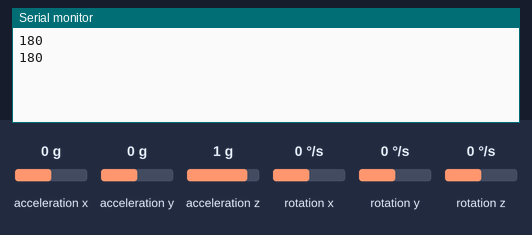
Simulated run of this sketch. Board: Arduino Uno, built with avr-gcc and run on an emulated ATmega328P. On the bench: the last lines printed to the serial monitor. Inputs (shaded band) come from the test bench; at power-on: rotation z 0 °/s, acceleration x 0 g, acceleration y 0 g, acceleration z 1 g, rotation x 0 °/s, rotation y 0 °/s.

Above: at 1.2 s.
1.3 s: rotation z set to -192 °/s
At 2.6 s:
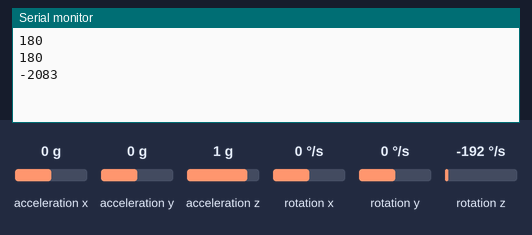
2.8 s: rotation z set to -100 °/s
At 3.8 s:
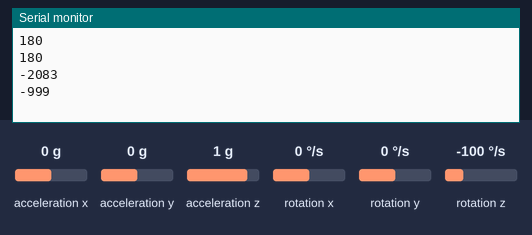
Timing chart, 0 to 5.8 s (numbered marks = the images above; inputs shaded):
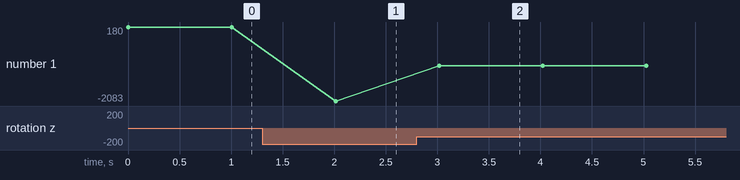

The sketch:

mpu_test.ino
```cpp
#include <Wire.h>
#include <I2Cdev.h>
#include <MPU6050.h>

MPU6050  car ;

int16_t ax , ay , az ;
int16_t gx , gy , gz ;


void setup() {
  Serial.begin(9600);
  car.initialize();

}

void loop() {
  car.getMotion6(&ax, &ay, &az, &gx, &gy, &gz);
  gz = map(gz, -2000, 2000  , -500  , 500);
  int x =map(gz, -500  , 500 ,0 ,360);
  Serial.println(x);
delay(1000);
}
```

Measured:
- after the input at 1.3 s, the serial monitor: prints a new line after 0.71 s (image 1)
- after the input at 2.8 s, the serial monitor: prints a new line after 0.22 s (image 2)
- plotted number 1: 180 → -2083 after the input at 1.3 s, -2083 → -999 after the input at 2.8 s
